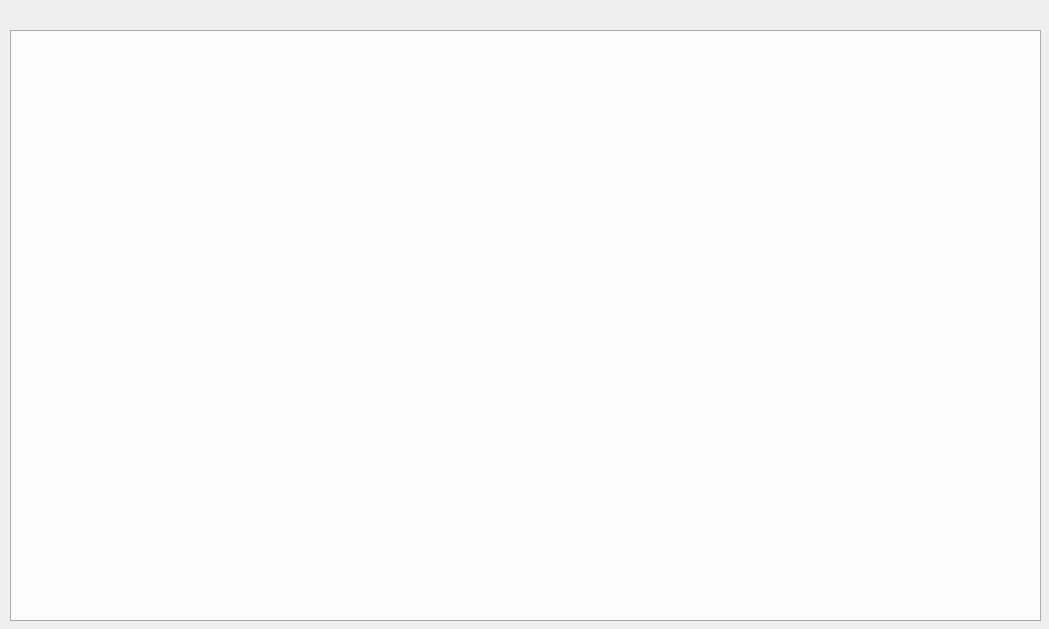
<?xml version="1.0" encoding="UTF-8"?>
<ui version="4.0">
 <class>QTWorkbook</class>
 <widget class="QWidget" name="QTWorkbook">
  <property name="geometry">
   <rect>
    <x>0</x>
    <y>0</y>
    <width>1049</width>
    <height>629</height>
   </rect>
  </property>
  <property name="windowTitle">
   <string>QTWorkbook</string>
  </property>
  <widget class="QTabWidget" name="tabWorkSheets">
   <property name="enabled">
    <bool>true</bool>
   </property>
   <property name="geometry">
    <rect>
     <x>10</x>
     <y>30</y>
     <width>1031</width>
     <height>591</height>
    </rect>
   </property>
   <property name="tabPosition">
    <enum>QTabWidget::South</enum>
   </property>
   <property name="currentIndex">
    <number>-1</number>
   </property>
   <property name="tabBarAutoHide">
    <bool>false</bool>
   </property>
  </widget>
 </widget>
 <layoutdefault spacing="6" margin="11"/>
 <resources/>
 <connections/>
</ui>
